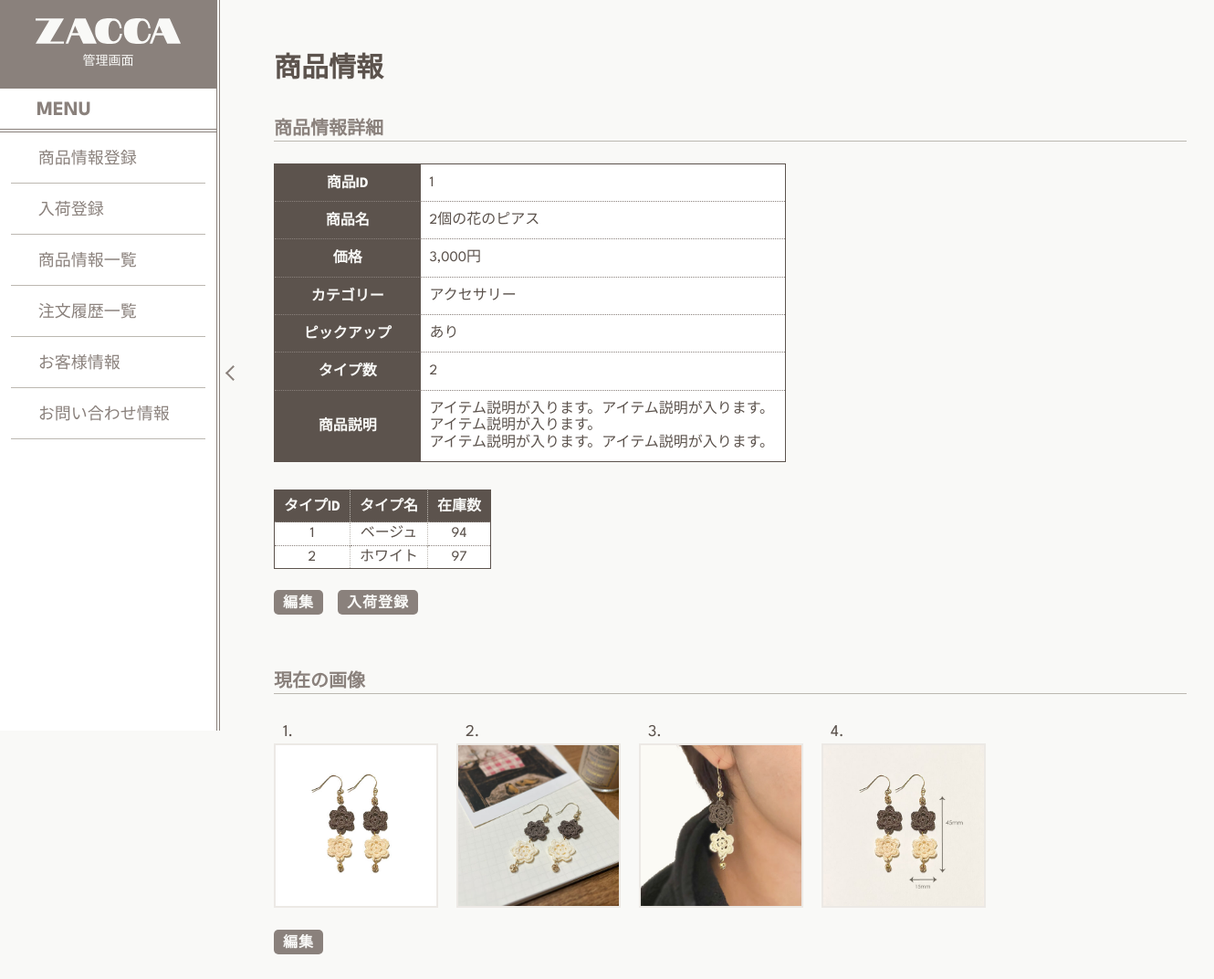
The app's page /admin/product.php?id=1 with its own data.
### tables this page shows
CREATE TABLE `products` (
  `product_id` int(11) NOT NULL,
  `product_name` varchar(50) NOT NULL,
  `product_price` int(6) NOT NULL,
  `product_description` text DEFAULT NULL,
  `product_img_num` int(2) NOT NULL DEFAULT 0,
  `pickup` int(1) NOT NULL DEFAULT 0,
  `category_id` int(2) NOT NULL,
  `created_at` datetime NOT NULL
);

CREATE TABLE `categories` (
  `category_id` int(11) NOT NULL,
  `category_name` varchar(10) NOT NULL
);

CREATE TABLE `products_detail` (
  `product_id` int(5) NOT NULL,
  `type_id` int(1) NOT NULL,
  `type_name` varchar(10) NOT NULL DEFAULT 'none',
  `quantity` int(10) NOT NULL DEFAULT 0
);

### admin/product.php (called while the page is built, shortened)
<?php
require_once('../helper/db_helper.php');
$dbh = get_db_connect();
if (isset($_GET['id'])) {
  $product_id = $_GET['id'];
  $product_data = get_product_data($dbh, $product_id);
  if ($category_data = get_category_name($dbh, $product_data['category_id'])) {
    $category_name = $category_data['category_name'];
  }
  $type_data = get_type_data($dbh, $product_data['product_id']);
}
include_once('views/product_view.php');

### helper/db_helper.php (called while the page is built, shortened)
<?php
function get_product_data($dbh, $product_id)
{
  $sql = "SELECT * FROM products WHERE product_id = :product_id";
  $stmt = $dbh->prepare($sql);
  $stmt->bindValue(':product_id', $product_id, PDO::PARAM_INT);
  $stmt->execute();
  $data = $stmt->fetch(PDO::FETCH_ASSOC);
  return $data;
}
function get_type_data($dbh, $id)
{
  $sql = "SELECT * FROM products_detail WHERE product_id = :id";
  $stmt = $dbh->prepare($sql);
  $stmt->bindValue(':id', $id, PDO::PARAM_INT);
  $stmt->execute();
  $data = $stmt->fetchAll(PDO::FETCH_ASSOC);
  return $data;
}
function get_category_name($dbh, $category_id)
{
  $sql = "SELECT * FROM categories WHERE category_id = :category_id";
  $stmt = $dbh->prepare($sql);
  $stmt->bindValue(':category_id', $category_id, PDO::PARAM_INT);
  $stmt->execute();
  $data = $stmt->fetch(PDO::FETCH_ASSOC);
  return $data;
}

### admin/views/product_view.php (the view, shortened to what this page needs)
<?php include_once('views/components/header.php'); ?>
<main>
  <div class="admin-container">
    <section class="admin-product">
      <h3>商品情報</h3>
      <h4>商品情報詳細</h4>
      <?php if (!$product_data) : ?>
        <p class="admin-err">データが存在しません</p>
      <?php else : ?>
        <table class="admin-table-vertical">
          <tbody>
            <tr>
              <th>商品ID</th>
              <td><?= $product_data['product_id'] ?></td>
            </tr>
            <tr>
              <th>商品名</th>
              <td><?= $product_data['product_name'] ?></td>
            </tr>
            <tr>
              <th>価格</th>
              <td><?= number_format($product_data['product_price']) ?>円</td>
            </tr>
            <tr>
              <th>カテゴリー</th>
              <?php if (!isset($category_name)) : ?>
                <td>
                  <p class="admin-table-err">データが存在しません</p>
                </td>
              <?php else : ?>
                <td><?= $category_name ?></td>
              <?php endif; ?>
            </tr>
            <tr>
              <th>ピックアップ</th>
              <?php if ($product_data['pickup']) : ?>
                <td>あり</td>
              <?php else : ?>
                <td>なし</td>
              <?php endif; ?>
            </tr>
            <?php if (!$type_data) : ?>
              <tr>
                <th>タイプ</th>
                <td>
                  <p class="admin-table-err">データが存在しません</p>
                </td>
              </tr>
            <?php else : ?>
              <tr>
                <th>タイプ数</th>
                <td><?= count($type_data) ?></td>
              </tr>
            <?php endif; ?>
            <tr>
              <th>商品説明</th>
              <td>
                <?php if ($product_data['product_description']) echo nl2br($product_data['product_description']) ?>
              </td>
            </tr>
          </tbody>
        </table>
        <?php if ($type_data) : ?>
          <table class="admin-table-white">
            <tbody>
              <tr>
                <th>タイプID</th>
                <th class="admin-table-type">タイプ名</th>
                <th>在庫数</th>
              </tr>
              <?php foreach ($type_data as $type) : ?>
                <tr>
                  <td><?= $type['type_id'] ?></td>
                  <td><?= $type['type_name'] ?></td>
                  <td><?= $type['quantity'] ?></td>
                </tr>
              <?php endforeach; ?>
            </tbody>
          </table>
        <?php endif; ?>
        <ul class="admin-flex">
          <li><a href="edit_product_detail.php?id=<?= $product_id ?>" class="admin-button admin-button-main">編集</a></li>
          <li><a href="purchase.php" class="admin-button admin-button-main" target="_blank">入荷登録</a></li>
        </ul>
        <h4>現在の画像</h4>
        <ul class="admin-product-img-flex admin-product-img-list">
          <?php for ($i = 0; $i < $product_data['product_img_num']; $i++) : ?>
            <li>
              <div class="admin-product-img-list-label">
                <p><?= $i + 1 ?>.</p>
              </div>
              <img src="../img/<?= $product_data['product_id'] ?>_<?= $i + 1 ?>.jpg" alt="<?= $product_data['product_name'] . '_' . $i + 1 ?>" class="admin-img">
            </li>
          <?php endfor; ?>
        </ul>
        <a href="edit_product_img.php?id=<?= $product_id ?>" class="admin-button admin-button-main">編集</a>
      <?php endif; ?>
    </section>
  </div>
</main>
</body>
</html>

### css/style.css (style rules this page uses)
:root { --darkbrown: #5c534d; --brown: #8a817c; --lightbrown: #bcb8b1; --beige: #f9f9f7; --pink: #e0afa0; --white: #ffffff; --shadow: #e8e8e3; --shadowMV: #a19e8f; --footerbutton-color: var(--lightbrown); --footerbutton-background: transparent; --modal_top: 0; }
*, *::before, *::after { box-sizing: border-box; }
html { scroll-behavior: smooth; }
body { background-color: var(--beige); font-family: "League Spartan", "Century Gothic", "Avenir", "Zen Kaku Gothic New", sans-serif; -webkit-text-size-adjust: 100%; position: relative; min-height: 100vh; }
p { color: var(--darkbrown); margin: 0; padding-bottom: 0; }
ul { margin: 0; padding-left: 0; list-style: none; }
a { text-decoration: none; color: var(--brown); transition: 0.5s; -webkit-tap-highlight-color: transparent; cursor: pointer; }
section:first-child { padding-top: 72px; }
section { padding-top: 64px; }
section:last-child { padding-bottom: 560px; }

### css/tablet.css (style rules this page uses)
@media screen and (min-width: 48em) { section:first-child { padding-top: 84px; } }
@media screen and (min-width: 48em) { section { padding-top: 72px; } }
@media screen and (min-width: 48em) { section:last-child { padding-bottom: 440px; } }

### css/pc.css (style rules this page uses)
@media screen and (min-width: 64em) { section:first-child { padding-top: 98px; } }
@media screen and (min-width: 64em) { section { padding-top: 84px; } }
@media screen and (min-width: 64em) { section:last-child { padding-bottom: 500px; } }

### css/admin.css (style rules this page uses)
:root { --admin-header-width: 0px; --admin-sub-color: #ece9e5; --admin-input-height: 34px; }
.admin-container { margin-left: 240px; transform: translateX(var(--admin-header-width)); padding: 30px 20px 80px 60px; width: max-content; transition: 0.5s; }
section:first-child { padding: 0; }
section { width: 1000px; }
h3 { color: var(--darkbrown); font-size: 30px; }
h4 { color: var(--brown); font-size: 20px; border-bottom: 1px solid var(--lightbrown); margin-top: 36px; margin-bottom: 24px; min-width: 800px; }
h4:not(:first-of-type) { margin-top: 64px; }
.admin-flex { display: flex; }
.admin-flex li + li { margin-left: 16px; }
table { border-collapse: collapse; margin-bottom: 30px; }
tr:nth-child(odd) { background-color: var(--admin-sub-color); }
tr:last-child { border-bottom: 1px dotted var(--lightbrown); }
th { color: var(--beige); background-color: var(--darkbrown); text-align: center; padding: 10px 10px 6px; }
th + th { border-left: 1px dotted var(--lightbrown); }
td { padding: 12px 10px 10px; text-align: center; color: var(--darkbrown); }
td + td { border-left: 1px dotted var(--lightbrown); }
.admin-table-vertical { margin-top: 24px; border: 1px solid var(--darkbrown); }
.admin-table-vertical tr { background-color: #fff; border: 1px dotted var(--brown); color: var(--darkbrown); }
.admin-table-vertical th { min-width: 160px; background-color: var(--darkbrown); color: var(--beige); }
.admin-table-vertical td { min-width: 240px; max-width: 400px; text-align: left; }
.admin-table-white { margin-top: 24px; border: 1px solid var(--darkbrown); }
.admin-table-white tr { background-color: #fff; border: 1px dotted var(--brown); color: var(--darkbrown); }
.admin-table-white th { color: var(--beige); }
.admin-table-white td { background-color: #fff; padding: 4px 4px 2px; }
.admin-button { border: none; border-radius: 5px; cursor: pointer; transition: 0.3s; letter-spacing: 1px; }
.admin-button-main { padding: 8px 10px 4px; background-color: var(--brown); color: var(--beige); font-size: 16px; font-weight: bold; }
.admin-product-img-flex { display: flex; flex-wrap: wrap; }
.admin-product-img-list { display: flex; flex-wrap: wrap; gap: 20px; max-width: 1180px; margin-top: 30px; margin-bottom: 24px; }
.admin-product-img-list img { height: 180px; width: 180px; border: 2px solid var(--admin-sub-color); }
.admin-product-img-list-label { display: flex; width: 100%; justify-content: space-between; align-items: baseline; padding: 2px 4px; }
.admin-product-img-list p { padding-left: 6px; font-size: 18px; }

### records on screen
products: product_id "1", product_name "2個の花のピアス", product_price "3,000", product_description "アイテム説明が入ります。アイテム説明が入ります。アイテム説明が入ります。 アイテム説明が入ります。アイテム説明が入ります。"
categories: category_name "アクセサリー"
products_detail: type "1", type_name "ベージュ", quantity "94"
products_detail: type "2", type_name "ホワイト", quantity "97"

### other values on screen
count($type_data) "2"
